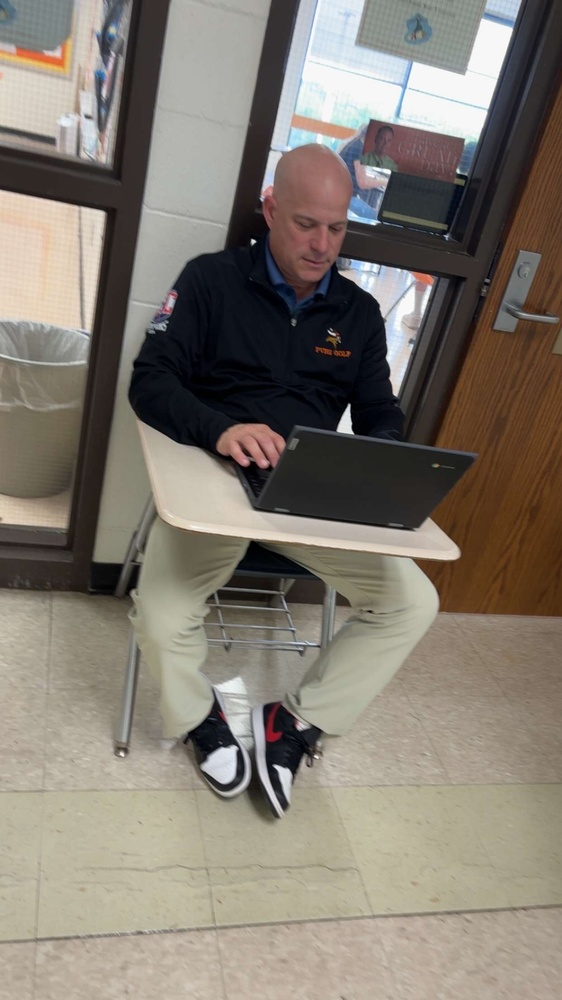
#> input picture analysis/IMG_9363.jpeg, 562 x 1000 px, shrunk from 1242 x 2208 before the run, found by its file name
$ python ColorExtract.py
#> lines starting #> are read from the running program, lines starting #| are printed output that depends on the picture
import pandas as pd
import seaborn as sns
from sklearn.model_selection import train_test_split
from sklearn import preprocessing
from sklearn.cluster import KMeans
from PIL import Image
import numpy as np
from mpl_toolkits import mplot3d

import matplotlib.pyplot as plt

image_path = 'analysis/IMG_9363.jpeg'  # Update with your image path
image = Image.open(image_path)
#> image is the input picture: PIL image 562x1000 RGB; mean R, G, B 130.4, 122.9, 112.7

# Convert the image to RGB and get the pixel values
image = image.convert('RGB')
data = np.array(image)

pixels = data.reshape(-1, 3)

home_data = pd.DataFrame(pixels, columns=['R', 'G', 'B'])
#> home_data = table of 562000 rows and 3 columns
home_data = home_data.groupby(['R', 'G', 'B']).size().reset_index(name='Count')
#> home_data = table of 55729 rows and 4 columns
home_data.head()

kmeans = KMeans(n_clusters=4, random_state=0, n_init='auto')
kmeans.fit(home_data)

fig = plt.figure()
ax = plt.axes(projection='3d')

# Get the cluster centers for plotting
xdata = kmeans.cluster_centers_[:, 0]
ydata = kmeans.cluster_centers_[:, 1]
zdata = kmeans.cluster_centers_[:, 2]

# Create an array of colors based on the RGB values
colors = np.array([xdata, ydata, zdata]).T / 255  # Normalize to [0, 1] for matplotlib

# Plot all RGB values
ax.scatter3D(home_data['R'], home_data['G'], home_data['B'], c='lightgray', alpha=0.5, s=1)

# Plot the cluster centers
ax.scatter3D(xdata, ydata, zdata, c=colors, s=100)

# Set the limits for x, y, and z axes
ax.set_xlim(0, 255)
ax.set_ylim(0, 255)
ax.set_zlim(0, 255)

# plt.show()
# Create an image to display the cluster colors
cluster_colors = (colors * 255).astype(int)  # Convert back to [0, 255] for image creation
color_image = np.zeros((100, len(cluster_colors)*100, 3), dtype=np.uint8)

# Fill the image with the cluster colors
for i in range(len(cluster_colors)):
    color_image[:, i * 100:(i + 1) * 100] = cluster_colors[i]

# Save the image
color_image_path = 'cluster_colors.png'
Image.fromarray(color_image).save(color_image_path)
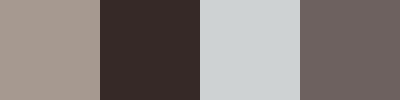
#> saved as cluster_colors.png: PIL image 400x100 RGB; mean R, G, B 133.8, 125.2, 122.2

print(f"Cluster colors image saved as {color_image_path}")
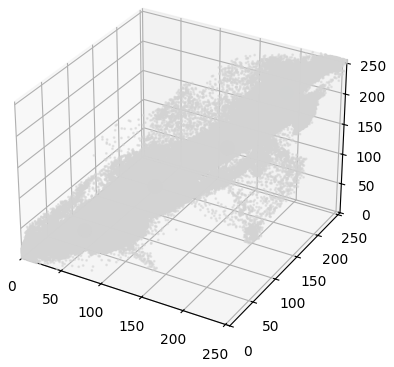
#> figure drawn by matplotlib, 1 panel

$ run again, with analysis/image.png saved as analysis/IMG_9363.jpeg
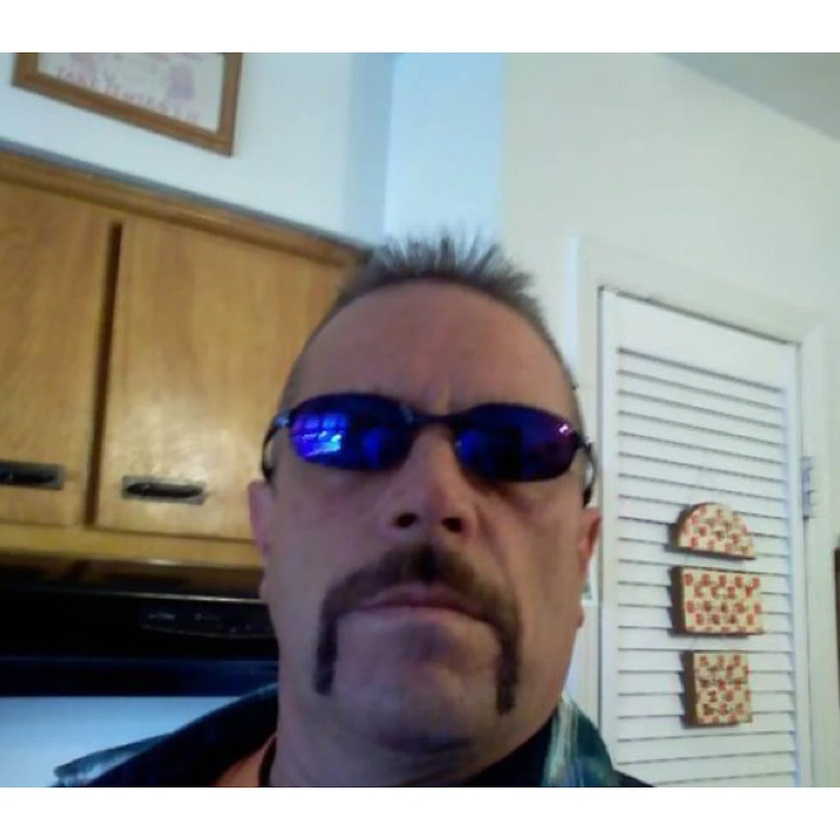
#> input picture analysis/image.png, 840 x 840 px, shrunk from 1200 x 1200 before the run, found by its file name
#> image is the input picture: PIL image 840x840 RGB; mean R, G, B 148.5, 147.3, 143
#> `home_data = pd.DataFrame(pixels, columns=['R', 'G', 'B'])`: home_data = table of 705600 rows and 3 columns
#> `Image.fromarray(color_image).save(color_image_path)`:
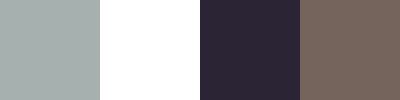
#> saved as cluster_colors.png: PIL image 400x100 RGB; mean R, G, B 145, 141.8, 143.2
#> `print(f"Cluster colors image saved as {color_image_path}")`:
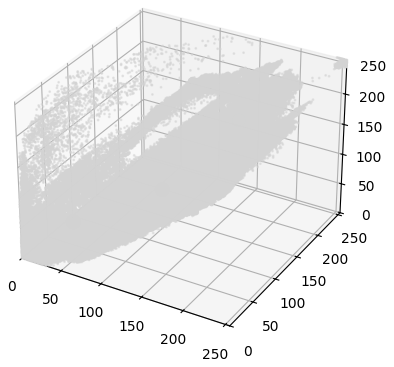
#> figure drawn by matplotlib, 1 panel
